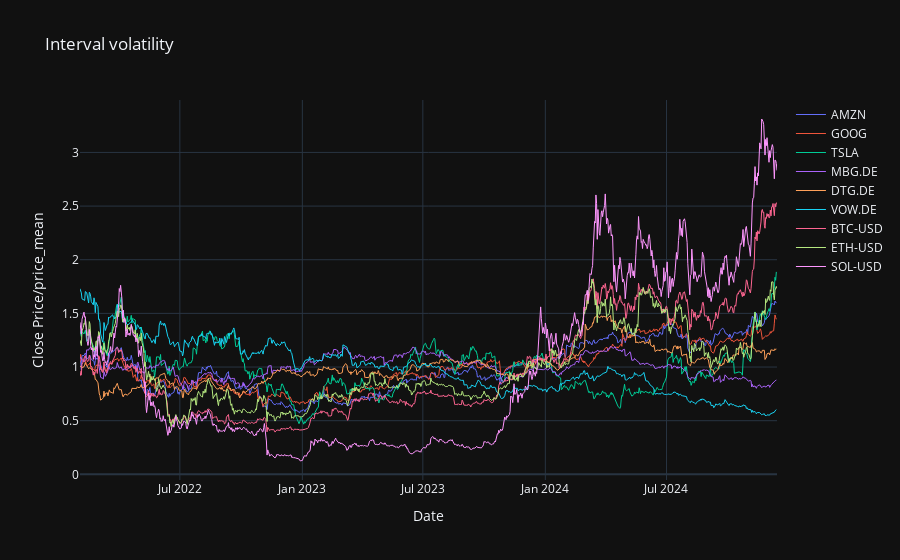

Here is the notebook cell this chart was saved with:
### Code cell
fig = go.Figure()

# Добавляем графики
for ticker in tickers:
    price_mean = df_dict[ticker].close.mean()
    fig.add_trace(go.Scatter(x=df_dict[ticker].index, y=(df_dict[ticker].close)/price_mean,                         
                             mode='lines', name=ticker,
                             line=dict(width=1)))

# Настройка осей и названий
fig.update_layout(title='Interval volatility',
                  xaxis_title='Date',
                  yaxis_title='Close Price/price_mean',
                  template='plotly_dark')

# Отображаем график
fig.show()

### Figure 1 — Plotly figure (JSON) as saved in the notebook; plotly's stock layout.template omitted (floating-point values rounded to 4 significant figures; data arrays with more than 128 entries replaced by an {"elided": "..."} marker saying what was removed)
{"data": [{"line": {"width": 1}, "mode": "lines", "name": "AMZN", "type": "scatter", "x": {"elided": "722 str values"}, "y": {"elided": "722 float values"}}, {"line": {"width": 1}, "mode": "lines", "name": "GOOG", "type": "scatter", "x": {"elided": "722 str values"}, "y": {"elided": "722 float values"}}, {"line": {"width": 1}, "mode": "lines", "name": "TSLA", "type": "scatter", "x": {"elided": "722 str values"}, "y": {"elided": "722 float values"}}, {"line": {"width": 1}, "mode": "lines", "name": "MBG.DE", "type": "scatter", "x": {"elided": "737 str values"}, "y": {"elided": "737 float values"}}, {"line": {"width": 1}, "mode": "lines", "name": "DTG.DE", "type": "scatter", "x": {"elided": "737 str values"}, "y": {"elided": "737 float values"}}, {"line": {"width": 1}, "mode": "lines", "name": "VOW.DE", "type": "scatter", "x": {"elided": "737 str values"}, "y": {"elided": "737 float values"}}, {"line": {"width": 1}, "mode": "lines", "name": "BTC-USD", "type": "scatter", "x": {"elided": "1048 str values"}, "y": {"elided": "1048 float values"}}, {"line": {"width": 1}, "mode": "lines", "name": "ETH-USD", "type": "scatter", "x": {"elided": "1048 str values"}, "y": {"elided": "1048 float values"}}, {"line": {"width": 1}, "mode": "lines", "name": "SOL-USD", "type": "scatter", "x": {"elided": "1048 str values"}, "y": {"elided": "1048 float values"}}], "layout": {"title": {"text": "Interval volatility"}, "xaxis": {"title": {"text": "Date"}}, "yaxis": {"title": {"text": "Close Price/price_mean"}}}}
